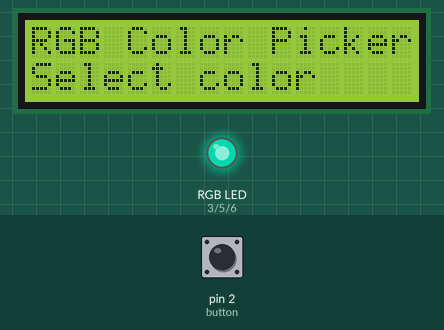
Recording of a sketch running on a simulated Arduino Uno, built with avr-gcc and run on an emulated ATmega328P. Parts: 16×2 character LCD, an RGB LED mixed from three pins (HIGH = lit). The test bench sets the inputs (shaded band); at power-on: pin 2 (button) HIGH. Dim RGB values are drawn brighter than linear; what the sketch prints to the serial monitor is not drawn.

Above: at 1.2 s.
1.3 s: pin 2 (button) pulled LOW for 0.15 s
At 2.2 s:
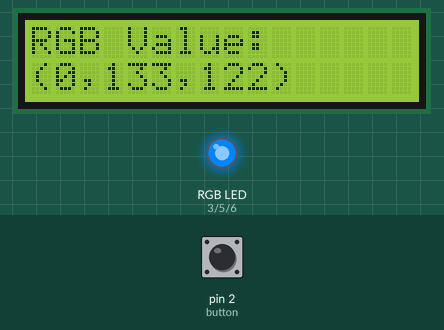
2.9 s: pin 2 (button) pulled LOW for 1 s
At 3.05 s:
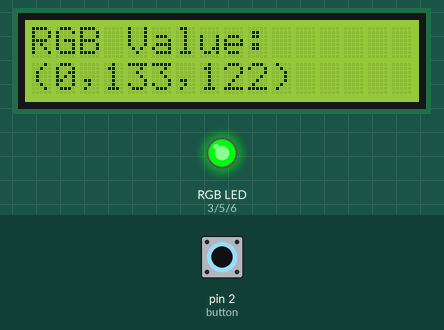
4.5 s: pin 2 (button) pulled LOW for 0.15 s
At 5.7 s:
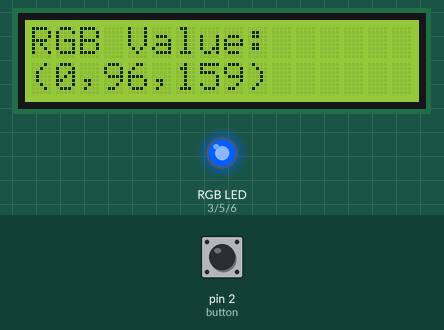
6.1 s: pin 2 (button) pulled LOW for 3.2 s
9.9 s: pin 2 (button) pulsed LOW 5 times (0.12 s each, 0.3 s apart)
At 12.1 s:
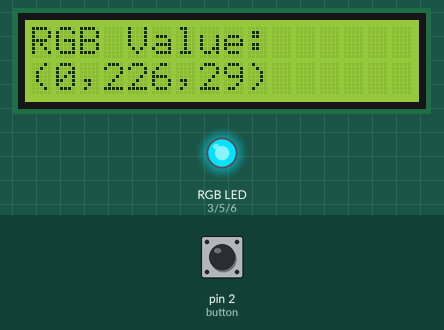
12.9 s: pin 2 (button) pulled LOW for 0.15 s
Timing chart, 0 to 18.6 s (numbered marks = the images above; inputs shaded):
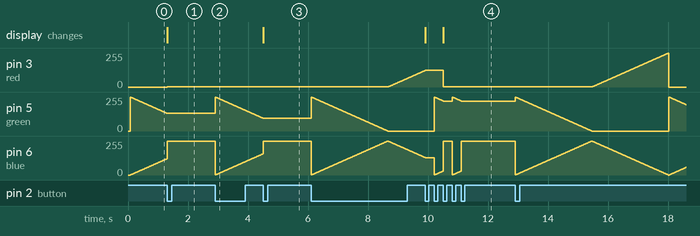

The sketch:

LCD_color_picker_starter_code.ino
```cpp
/* RGB LED color picker
 *  Cycles through colors, then displays the RGB value
 *  of the current color when a button is pushed
 *  Dr. Wheeler, 3/7/2021
 */
// Include LCD library
#include <LiquidCrystal.h>

// Set up LCD pins
LiquidCrystal lcd(7,8,9,10,11,12);
// Store variables for RGB LED pins (Use PWM pins)
int blue = 6;
int green = 5;
int red = 3;
// Variables to keep track of color value
int redValue=255;
int greenValue=0;
int blueValue=0;
// Pin to sense button press
int button = 2; // Interrupts only allowed on pins 2 and 3!
// Variable to keep track of button state
volatile bool toggle = 1;
// Variable to keep track of what time the button was pushed for debouncing
volatile int startTime=micros();

// Interrupt function, executes when button is pressed
void buttonPress(){
  // Debounce button
  if (micros()-startTime>100000){
  toggle = !toggle; // Switch state of toggle variable
  Serial.println(toggle); // Useful for troubleshooting
  startTime=micros(); // Reset debounce timer
  if (toggle == 0){ // If the user stops the color cycling
  // Print out RGB values
  lcd.clear();
  lcd.setCursor(0,0);
  lcd.print("RGB Value:");
  lcd.setCursor(0,1);
  lcd.print("(");
  lcd.print(redValue);
  lcd.print(",");
  lcd.print(greenValue);
  lcd.print(",");
  lcd.print(blueValue);
  lcd.print(")");
  }

  else{ // If the user pushes the button to restart color cycling
    /*
     * Put LCD commands here to display
     * RGB Color Picker
     * Select color
     */
  }
  }
}

void setup() {
  Serial.begin(9600);
  // set up the LCD's number of columns and rows:
  lcd.begin(16, 2);

  // Set up RGB pins
  pinMode(red,OUTPUT);
  pinMode(green,OUTPUT);
  pinMode(blue,OUTPUT);
  // Set up button pin
  pinMode(button,INPUT_PULLUP);
  // Set up interrupt on button press, triggers function buttonPress
  attachInterrupt(digitalPinToInterrupt(button), buttonPress, FALLING);
  // Print a message to the LCD.
  lcd.clear();
  lcd.print("RGB Color Picker");
  // Print to second line of LCD
  lcd.setCursor(0,1);
  lcd.print("Select color");
}

void loop() {
int delayTime = 10; //Controls speed of color cycling

if (toggle == 1){ //If the button is not pushed, cycle through colors

for(int i = 0; i < 255; i += 1) // fades out red bring green full when i=255
{
redValue -= 1;
greenValue += 1;
analogWrite(red, redValue);
analogWrite(green, greenValue);
if (toggle == 0){ // If the button is pushed, stop cycling
  break;
}
}
delay(delayTime);


redValue = 0;
greenValue = 255;
blueValue = 0;

for(int i = 0; i < 255; i += 1) // fades out green bring blue full when i=255
{
greenValue -= 1;
blueValue += 1;
analogWrite(green, greenValue);
analogWrite(blue, blueValue);
if (toggle == 0){ // If the button is pushed, stop cycling
  break;
}
delay(delayTime);
}

redValue = 0;
greenValue = 0;
blueValue = 255;

for(int i = 0; i < 255; i += 1) // fades out blue bring red full when i=255
{
blueValue -= 1;
redValue += 1;
analogWrite(blue, blueValue);
analogWrite(red, redValue);
if (toggle == 0){ // If the button is pushed, stop cycling
  break;
}
delay(delayTime);
}
}
else{ // If the button has been pushed to stop the cycling
  // Write current RGB values
  /*
   * Put code to write current RGB value here
   */
}
}
```

Measured:
- after the input at 1.3 s, pin 5 (green): goes on until 1.3 s, then stays 132/255; the display: changes at once (image 1)
- after the input at 2.9 s, pin 3 (red): 1/255 → 2/255 at once
- after the input at 4.5 s, pin 5 (green): goes on until 4.5 s, then stays 95/255; the display: changes at once (image 3)
- after the input at 9.9 s, the display: first changes at once (image 4 shows a later state)
